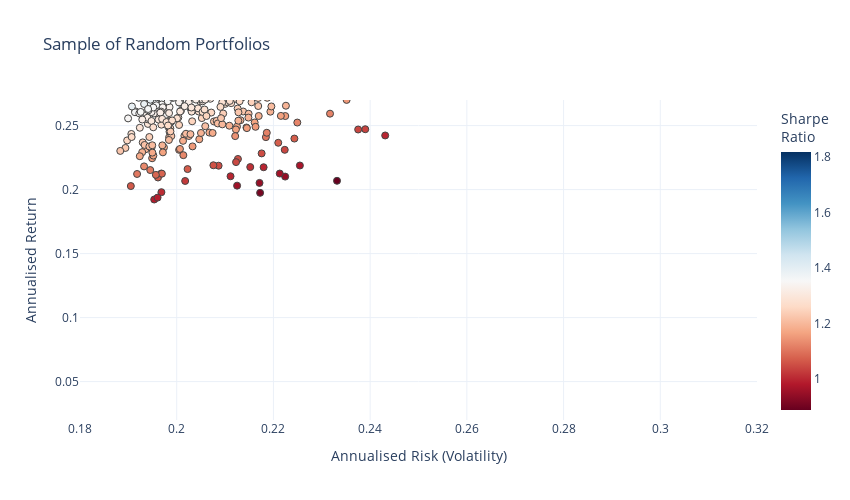

Notebook source saved alongside this figure:
### Code cell
# Plotting
mean_variance_pairs = np.array(mean_variance_pairs)

risk_free_rate=0 #-- Include risk free rate here

fig = go.Figure()
fig.add_trace(go.Scatter(x=mean_variance_pairs[:,1]**0.5, y=mean_variance_pairs[:,0], 
                      marker=dict(color=(mean_variance_pairs[:,0]-risk_free_rate)/(mean_variance_pairs[:,1]**0.5), 
                                  showscale=True, 
                                  size=7,
                                  line=dict(width=1),
                                  colorscale="RdBu",
                                  colorbar=dict(title="Sharpe<br>Ratio")
                                 ), 
                      mode='markers'))
fig.update_layout(template='plotly_white',
                  xaxis=dict(title='Annualised Risk (Volatility)'),
                  yaxis=dict(title='Annualised Return'),
                  title='Sample of Random Portfolios',
                  width=850,
                  height=500)
fig.update_xaxes(range=[0.18, 0.32])
fig.update_yaxes(range=[0.02,0.27])
fig.update_layout(coloraxis_colorbar=dict(title="Sharpe Ratio"))

### Figure 1 — Plotly figure (JSON) as saved in the notebook; plotly's stock layout.template omitted (floating-point values rounded to 4 significant figures; data arrays with more than 128 entries replaced by an {"elided": "..."} marker saying what was removed)
{"data": [{"marker": {"color": {"elided": "1000 float values"}, "colorbar": {"title": {"text": "Sharpe<br>Ratio"}}, "colorscale": [[0, "rgb(103,0,31)"], [0.1, "rgb(178,24,43)"], [0.2, "rgb(214,96,77)"], [0.3, "rgb(244,165,130)"], [0.4, "rgb(253,219,199)"], [0.5, "rgb(247,247,247)"], [0.6, "rgb(209,229,240)"], [0.7, "rgb(146,197,222)"], [0.8, "rgb(67,147,195)"], [0.9, "rgb(33,102,172)"], [1, "rgb(5,48,97)"]], "line": {"width": 1}, "showscale": true, "size": 7}, "mode": "markers", "type": "scatter", "x": {"elided": "1000 float values"}, "y": {"elided": "1000 float values"}}], "layout": {"coloraxis": {"colorbar": {"title": {"text": "Sharpe Ratio"}}}, "height": 500, "title": {"text": "Sample of Random Portfolios"}, "width": 850, "xaxis": {"range": [0.18, 0.32], "title": {"text": "Annualised Risk (Volatility)"}}, "yaxis": {"range": [0.02, 0.27], "title": {"text": "Annualised Return"}}}}
